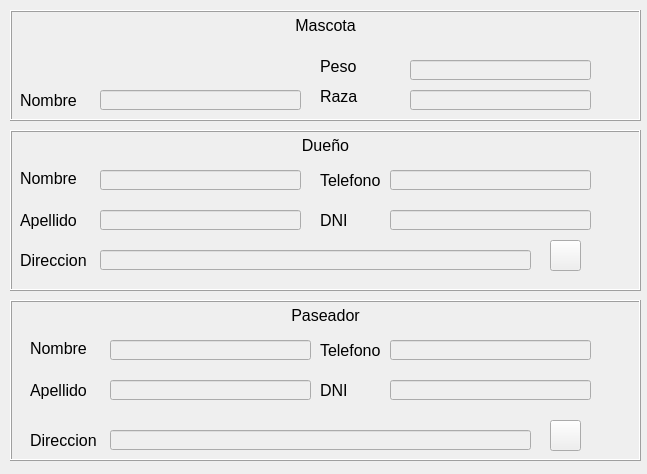
<?xml version="1.0" encoding="UTF-8"?>
<ui version="4.0">
 <class>Detalle_mascota</class>
 <widget class="QWidget" name="Detalle_mascota">
  <property name="windowModality">
   <enum>Qt::ApplicationModal</enum>
  </property>
  <property name="geometry">
   <rect>
    <x>0</x>
    <y>0</y>
    <width>647</width>
    <height>474</height>
   </rect>
  </property>
  <property name="font">
   <font>
    <family>Arial</family>
    <pointsize>12</pointsize>
   </font>
  </property>
  <property name="windowTitle">
   <string>Form</string>
  </property>
  <widget class="QLabel" name="label_3">
   <property name="geometry">
    <rect>
     <x>20</x>
     <y>90</y>
     <width>71</width>
     <height>20</height>
    </rect>
   </property>
   <property name="text">
    <string>Nombre</string>
   </property>
  </widget>
  <widget class="QLabel" name="label_4">
   <property name="geometry">
    <rect>
     <x>320</x>
     <y>90</y>
     <width>46</width>
     <height>13</height>
    </rect>
   </property>
   <property name="text">
    <string>Raza</string>
   </property>
  </widget>
  <widget class="QLabel" name="label_5">
   <property name="geometry">
    <rect>
     <x>320</x>
     <y>60</y>
     <width>46</width>
     <height>13</height>
    </rect>
   </property>
   <property name="text">
    <string>Peso</string>
   </property>
  </widget>
  <widget class="QLabel" name="label_6">
   <property name="geometry">
    <rect>
     <x>20</x>
     <y>170</y>
     <width>71</width>
     <height>16</height>
    </rect>
   </property>
   <property name="font">
    <font>
     <family>Arial</family>
     <pointsize>12</pointsize>
    </font>
   </property>
   <property name="text">
    <string>Nombre</string>
   </property>
  </widget>
  <widget class="QLabel" name="label_7">
   <property name="geometry">
    <rect>
     <x>20</x>
     <y>210</y>
     <width>71</width>
     <height>20</height>
    </rect>
   </property>
   <property name="font">
    <font>
     <family>Arial</family>
     <pointsize>12</pointsize>
    </font>
   </property>
   <property name="text">
    <string>Apellido</string>
   </property>
  </widget>
  <widget class="QLabel" name="label_8">
   <property name="geometry">
    <rect>
     <x>20</x>
     <y>250</y>
     <width>81</width>
     <height>20</height>
    </rect>
   </property>
   <property name="font">
    <font>
     <family>Arial</family>
     <pointsize>12</pointsize>
    </font>
   </property>
   <property name="text">
    <string>Direccion</string>
   </property>
  </widget>
  <widget class="QLabel" name="label_9">
   <property name="geometry">
    <rect>
     <x>320</x>
     <y>170</y>
     <width>81</width>
     <height>20</height>
    </rect>
   </property>
   <property name="text">
    <string>Telefono</string>
   </property>
  </widget>
  <widget class="QLabel" name="label_10">
   <property name="geometry">
    <rect>
     <x>320</x>
     <y>210</y>
     <width>71</width>
     <height>20</height>
    </rect>
   </property>
   <property name="text">
    <string>DNI</string>
   </property>
  </widget>
  <widget class="QLineEdit" name="linea_nombre_duenio">
   <property name="enabled">
    <bool>false</bool>
   </property>
   <property name="geometry">
    <rect>
     <x>100</x>
     <y>170</y>
     <width>201</width>
     <height>20</height>
    </rect>
   </property>
  </widget>
  <widget class="QLineEdit" name="linea_nombre_mascota">
   <property name="enabled">
    <bool>false</bool>
   </property>
   <property name="geometry">
    <rect>
     <x>100</x>
     <y>90</y>
     <width>201</width>
     <height>20</height>
    </rect>
   </property>
  </widget>
  <widget class="QLineEdit" name="linea_raza_mascota">
   <property name="enabled">
    <bool>false</bool>
   </property>
   <property name="geometry">
    <rect>
     <x>410</x>
     <y>90</y>
     <width>181</width>
     <height>20</height>
    </rect>
   </property>
  </widget>
  <widget class="QLineEdit" name="linea_peso_mascota">
   <property name="enabled">
    <bool>false</bool>
   </property>
   <property name="geometry">
    <rect>
     <x>410</x>
     <y>60</y>
     <width>181</width>
     <height>20</height>
    </rect>
   </property>
  </widget>
  <widget class="QLineEdit" name="linea_apellido_duenio">
   <property name="enabled">
    <bool>false</bool>
   </property>
   <property name="geometry">
    <rect>
     <x>100</x>
     <y>210</y>
     <width>201</width>
     <height>20</height>
    </rect>
   </property>
  </widget>
  <widget class="QLineEdit" name="linea_direccion_duenio">
   <property name="enabled">
    <bool>false</bool>
   </property>
   <property name="geometry">
    <rect>
     <x>100</x>
     <y>250</y>
     <width>431</width>
     <height>20</height>
    </rect>
   </property>
  </widget>
  <widget class="QLineEdit" name="linea_telefono_duenio">
   <property name="enabled">
    <bool>false</bool>
   </property>
   <property name="geometry">
    <rect>
     <x>390</x>
     <y>170</y>
     <width>201</width>
     <height>20</height>
    </rect>
   </property>
  </widget>
  <widget class="QLineEdit" name="linea_dni_duenio">
   <property name="enabled">
    <bool>false</bool>
   </property>
   <property name="geometry">
    <rect>
     <x>390</x>
     <y>210</y>
     <width>201</width>
     <height>20</height>
    </rect>
   </property>
  </widget>
  <widget class="QLabel" name="label_11">
   <property name="geometry">
    <rect>
     <x>10</x>
     <y>300</y>
     <width>631</width>
     <height>161</height>
    </rect>
   </property>
   <property name="frameShape">
    <enum>QFrame::Box</enum>
   </property>
   <property name="frameShadow">
    <enum>QFrame::Raised</enum>
   </property>
   <property name="text">
    <string>Paseador</string>
   </property>
   <property name="alignment">
    <set>Qt::AlignHCenter|Qt::AlignTop</set>
   </property>
  </widget>
  <widget class="QLabel" name="label_12">
   <property name="geometry">
    <rect>
     <x>30</x>
     <y>340</y>
     <width>71</width>
     <height>16</height>
    </rect>
   </property>
   <property name="font">
    <font>
     <family>Arial</family>
     <pointsize>12</pointsize>
    </font>
   </property>
   <property name="text">
    <string>Nombre</string>
   </property>
  </widget>
  <widget class="QLabel" name="label_13">
   <property name="geometry">
    <rect>
     <x>30</x>
     <y>380</y>
     <width>71</width>
     <height>20</height>
    </rect>
   </property>
   <property name="font">
    <font>
     <family>Arial</family>
     <pointsize>12</pointsize>
    </font>
   </property>
   <property name="text">
    <string>Apellido</string>
   </property>
  </widget>
  <widget class="QLabel" name="label_14">
   <property name="geometry">
    <rect>
     <x>30</x>
     <y>430</y>
     <width>81</width>
     <height>20</height>
    </rect>
   </property>
   <property name="font">
    <font>
     <family>Arial</family>
     <pointsize>12</pointsize>
    </font>
   </property>
   <property name="text">
    <string>Direccion</string>
   </property>
  </widget>
  <widget class="QLabel" name="label_15">
   <property name="geometry">
    <rect>
     <x>320</x>
     <y>340</y>
     <width>81</width>
     <height>20</height>
    </rect>
   </property>
   <property name="text">
    <string>Telefono</string>
   </property>
  </widget>
  <widget class="QLabel" name="label_16">
   <property name="geometry">
    <rect>
     <x>320</x>
     <y>380</y>
     <width>71</width>
     <height>20</height>
    </rect>
   </property>
   <property name="text">
    <string>DNI</string>
   </property>
  </widget>
  <widget class="QLineEdit" name="linea_nombre_paseador">
   <property name="enabled">
    <bool>false</bool>
   </property>
   <property name="geometry">
    <rect>
     <x>110</x>
     <y>340</y>
     <width>201</width>
     <height>20</height>
    </rect>
   </property>
  </widget>
  <widget class="QLineEdit" name="linea_apellido_paseador">
   <property name="enabled">
    <bool>false</bool>
   </property>
   <property name="geometry">
    <rect>
     <x>110</x>
     <y>380</y>
     <width>201</width>
     <height>20</height>
    </rect>
   </property>
  </widget>
  <widget class="QLineEdit" name="linea_direccion_paseador">
   <property name="enabled">
    <bool>false</bool>
   </property>
   <property name="geometry">
    <rect>
     <x>110</x>
     <y>430</y>
     <width>421</width>
     <height>20</height>
    </rect>
   </property>
  </widget>
  <widget class="QLineEdit" name="linea_telefono_paseador">
   <property name="enabled">
    <bool>false</bool>
   </property>
   <property name="geometry">
    <rect>
     <x>390</x>
     <y>340</y>
     <width>201</width>
     <height>20</height>
    </rect>
   </property>
  </widget>
  <widget class="QLineEdit" name="linea_dni_paseador">
   <property name="enabled">
    <bool>false</bool>
   </property>
   <property name="geometry">
    <rect>
     <x>390</x>
     <y>380</y>
     <width>201</width>
     <height>20</height>
    </rect>
   </property>
  </widget>
  <widget class="QPushButton" name="boton_mapa">
   <property name="geometry">
    <rect>
     <x>550</x>
     <y>420</y>
     <width>31</width>
     <height>31</height>
    </rect>
   </property>
   <property name="cursor">
    <cursorShape>PointingHandCursor</cursorShape>
   </property>
   <property name="autoFillBackground">
    <bool>false</bool>
   </property>
   <property name="text">
    <string/>
   </property>
   <property name="icon">
    <iconset>
     <normaloff>maps-icon.png</normaloff>maps-icon.png</iconset>
   </property>
   <property name="iconSize">
    <size>
     <width>35</width>
     <height>35</height>
    </size>
   </property>
  </widget>
  <widget class="QPushButton" name="boton_mapa_2">
   <property name="geometry">
    <rect>
     <x>550</x>
     <y>240</y>
     <width>31</width>
     <height>31</height>
    </rect>
   </property>
   <property name="cursor">
    <cursorShape>PointingHandCursor</cursorShape>
   </property>
   <property name="autoFillBackground">
    <bool>false</bool>
   </property>
   <property name="text">
    <string/>
   </property>
   <property name="icon">
    <iconset>
     <normaloff>maps-icon.png</normaloff>maps-icon.png</iconset>
   </property>
   <property name="iconSize">
    <size>
     <width>35</width>
     <height>35</height>
    </size>
   </property>
  </widget>
  <widget class="QLabel" name="label_17">
   <property name="geometry">
    <rect>
     <x>10</x>
     <y>130</y>
     <width>631</width>
     <height>161</height>
    </rect>
   </property>
   <property name="frameShape">
    <enum>QFrame::Box</enum>
   </property>
   <property name="frameShadow">
    <enum>QFrame::Raised</enum>
   </property>
   <property name="text">
    <string>Dueño</string>
   </property>
   <property name="alignment">
    <set>Qt::AlignHCenter|Qt::AlignTop</set>
   </property>
  </widget>
  <widget class="QLabel" name="label_18">
   <property name="geometry">
    <rect>
     <x>10</x>
     <y>10</y>
     <width>631</width>
     <height>111</height>
    </rect>
   </property>
   <property name="frameShape">
    <enum>QFrame::Box</enum>
   </property>
   <property name="frameShadow">
    <enum>QFrame::Raised</enum>
   </property>
   <property name="text">
    <string>Mascota</string>
   </property>
   <property name="alignment">
    <set>Qt::AlignHCenter|Qt::AlignTop</set>
   </property>
  </widget>
  <zorder>label_18</zorder>
  <zorder>label_17</zorder>
  <zorder>label_11</zorder>
  <zorder>label_3</zorder>
  <zorder>label_4</zorder>
  <zorder>label_5</zorder>
  <zorder>label_6</zorder>
  <zorder>label_7</zorder>
  <zorder>label_8</zorder>
  <zorder>label_9</zorder>
  <zorder>label_10</zorder>
  <zorder>linea_nombre_duenio</zorder>
  <zorder>linea_nombre_mascota</zorder>
  <zorder>linea_raza_mascota</zorder>
  <zorder>linea_peso_mascota</zorder>
  <zorder>linea_apellido_duenio</zorder>
  <zorder>linea_direccion_duenio</zorder>
  <zorder>linea_telefono_duenio</zorder>
  <zorder>linea_dni_duenio</zorder>
  <zorder>label_12</zorder>
  <zorder>label_13</zorder>
  <zorder>label_14</zorder>
  <zorder>label_15</zorder>
  <zorder>label_16</zorder>
  <zorder>linea_nombre_paseador</zorder>
  <zorder>linea_apellido_paseador</zorder>
  <zorder>linea_direccion_paseador</zorder>
  <zorder>linea_telefono_paseador</zorder>
  <zorder>linea_dni_paseador</zorder>
  <zorder>boton_mapa</zorder>
  <zorder>boton_mapa_2</zorder>
 </widget>
 <resources/>
 <connections/>
</ui>
